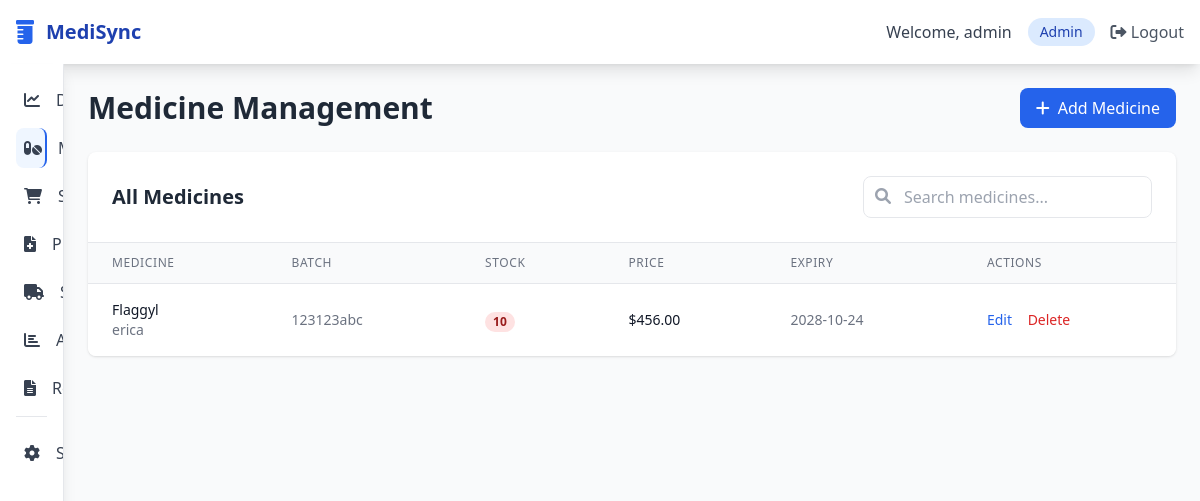
The app's page /medicines (signed in) with its own data.
### models.py (models this page shows, shortened)
class User(UserMixin, db.Model):
    __tablename__ = 'users'
    id = db.Column(db.Integer, primary_key=True)
    username = db.Column(db.String(80), unique=True, nullable=False)
    email = db.Column(db.String(120), unique=True, nullable=False)
    password_hash = db.Column(db.String(128))
    role = db.Column(db.String(20), nullable=False)  # admin, pharmacist, cashier
    is_active = db.Column(db.Boolean, default=True)
    created_at = db.Column(db.DateTime, default=datetime.utcnow)
    last_login = db.Column(db.DateTime)
    def can_access_module(self, module):
        access_rules = {
            'admin': ['dashboard', 'medicines', 'sales', 'prescriptions', 'suppliers', 'analytics', 'reports', 'settings'],
            'pharmacist': ['dashboard', 'medicines', 'sales', 'prescriptions', 'reports'],
            'cashier': ['dashboard', 'sales']
        }
        return module in access_rules.get(self.role, [])

class Medicine(db.Model):
    id = db.Column(db.Integer, primary_key=True)
    name = db.Column(db.String(100), nullable=False)
    generic_name = db.Column(db.String(100))
    category = db.Column(db.String(50))
    batch_number = db.Column(db.String(50), unique=True)
    quantity = db.Column(db.Integer, nullable=False)
    price = db.Column(db.Float, nullable=False)
    cost_price = db.Column(db.Float)
    expiry_date = db.Column(db.Date, nullable=False)
    supplier_id = db.Column(db.Integer, db.ForeignKey('supplier.id'))
    barcode = db.Column(db.String(100))
    min_stock_level = db.Column(db.Integer, default=10)
    is_prescription_required = db.Column(db.Boolean, default=False)
    created_at = db.Column(db.DateTime, default=datetime.utcnow)
    updated_at = db.Column(db.DateTime, default=datetime.utcnow, onupdate=datetime.utcnow)
    supplier = db.relationship('Supplier', backref=db.backref('medicines', lazy=True))
    sales = db.relationship('SaleItem', backref='medicine', lazy=True)

### app.py (the view)
@app.route('/medicines')
@login_required
def medicines():
    if not current_user.can_access_module('medicines'):
        flash('Access denied', 'danger')
        return redirect(url_for('dashboard'))
    medicines_list = Medicine.query.all()
    return render_template('medicines/index.html', medicines=medicines_list)

### app.py (called while the page is built)
@login_manager.user_loader
def load_user(user_id):
    return User.query.get(int(user_id))

### templates/medicines/index.html (shortened to what this page needs)
{% extends "base.html" %}
{% block content %}
<div class="flex justify-between items-center mb-6">
    <h1 class="text-3xl font-bold text-gray-800">Medicine Management</h1>
    <a href="{{ url_for('add_medicine') }}" class="bg-blue-600 text-white px-4 py-2 rounded-lg hover:bg-blue-700 transition duration-200">
        <i class="fas fa-plus mr-2"></i>Add Medicine
    </a>
</div>
<div class="bg-white rounded-lg shadow overflow-hidden">
    <div class="p-6 border-b">
        <div class="flex justify-between items-center">
            <h2 class="text-xl font-semibold text-gray-800">All Medicines</h2>
            <div class="relative">
                <input type="text" placeholder="Search medicines..." class="pl-10 pr-4 py-2 border rounded-lg focus:outline-none focus:ring-2 focus:ring-blue-500">
                <i class="fas fa-search absolute left-3 top-3 text-gray-400"></i>
            </div>
        </div>
    </div>
    <div class="overflow-x-auto">
        <table class="min-w-full divide-y divide-gray-200">
            <thead class="bg-gray-50">
                <tr>
                    <th class="px-6 py-3 text-left text-xs font-medium text-gray-500 uppercase tracking-wider">Medicine</th>
                    <th class="px-6 py-3 text-left text-xs font-medium text-gray-500 uppercase tracking-wider">Batch</th>
                    <th class="px-6 py-3 text-left text-xs font-medium text-gray-500 uppercase tracking-wider">Stock</th>
                    <th class="px-6 py-3 text-left text-xs font-medium text-gray-500 uppercase tracking-wider">Price</th>
                    <th class="px-6 py-3 text-left text-xs font-medium text-gray-500 uppercase tracking-wider">Expiry</th>
                    <th class="px-6 py-3 text-left text-xs font-medium text-gray-500 uppercase tracking-wider">Actions</th>
                </tr>
            </thead>
            <tbody class="bg-white divide-y divide-gray-200">
                {% for medicine in medicines %}
                <tr>
                    <td class="px-6 py-4 whitespace-nowrap">
                        <div class="text-sm font-medium text-gray-900">{{ medicine.name }}</div>
                        <div class="text-sm text-gray-500">{{ medicine.generic_name }}</div>
                    </td>
                    <td class="px-6 py-4 whitespace-nowrap text-sm text-gray-500">{{ medicine.batch_number }}</td>
                    <td class="px-6 py-4 whitespace-nowrap">
                        <span class="px-2 inline-flex text-xs leading-5 font-semibold rounded-full
                            {% if medicine.quantity <= medicine.min_stock_level %}bg-red-100 text-red-800
                            {% else %}bg-green-100 text-green-800{% endif %}">
                            {{ medicine.quantity }}
                        </span>
                    </td>
                    <td class="px-6 py-4 whitespace-nowrap text-sm text-gray-900">${{ "%.2f"|format(medicine.price) }}</td>
                    <td class="px-6 py-4 whitespace-nowrap text-sm text-gray-500">{{ medicine.expiry_date }}</td>
                    <td class="px-6 py-4 whitespace-nowrap text-sm font-medium">
                        <button class="text-blue-600 hover:text-blue-900 mr-3">Edit</button>
                        <button class="text-red-600 hover:text-red-900">Delete</button>
                    </td>
                </tr>
                {% endfor %}
            </tbody>
        </table>
    </div>
</div>
{% endblock %}

### templates/base.html (shortened to what this page needs)
<!DOCTYPE html>
<html lang="en">
<head>
    <script src="https://cdn.tailwindcss.com"></script>
    <link href="https://cdnjs.cloudflare.com/ajax/libs/font-awesome/6.0.0/css/all.min.css" rel="stylesheet">
</head>
<body class="bg-gray-50">
    <nav class="bg-white shadow-lg">
        <div class="max-w-7xl mx-auto px-4">
            <div class="flex justify-between items-center h-16">
                <div class="flex items-center">
                    <i class="fas fa-prescription-bottle text-blue-600 text-2xl mr-3"></i>
                    <span class="text-xl font-bold text-blue-800">MediSync</span>
                </div>
                <div class="flex items-center space-x-4">
                    <span class="text-gray-700">Welcome, {{ current_user.username }}</span>
                    <span class="px-3 py-1 bg-blue-100 text-blue-800 rounded-full text-sm">{{ current_user.role|title }}</span>
                    <a href="{{ url_for('logout') }}" class="text-gray-600 hover:text-blue-600 transition duration-200">
                        <i class="fas fa-sign-out-alt"></i> Logout
                    </a>
                </div>
            </div>
        </div>
    </nav>
    <div class="flex">
        <div class="sidebar bg-white w-16 hover:w-64 h-screen shadow-lg overflow-hidden border-r border-gray-200">
            <div class="p-4">
                <ul class="space-y-2">
                    <li>
                        <a href="{{ url_for('dashboard') }}" class="menu-item flex items-center p-2 text-gray-700 hover:bg-blue-50 rounded-lg ">
                            <i class="fas fa-chart-line w-8 text-center"></i>
                            <span class="ml-4 font-medium">Dashboard</span>
                        </a>
                    </li>
                    {% if current_user.role in ['admin', 'pharmacist'] %}
                    <li>
                        <a href="{{ url_for('medicines') }}" class="menu-item flex items-center p-2 text-gray-700 hover:bg-blue-50 rounded-lg {% if request.endpoint.startswith('medicine') %}bg-blue-50 text-blue-600 border-r-2 border-blue-600{% endif %}">
                            <i class="fas fa-pills w-8 text-center"></i>
                            <span class="ml-4 font-medium">Medicines</span>
                        </a>
                    </li>
                    {% endif %}
                    <li>
                        <a href="{{ url_for('sales') }}" class="menu-item flex items-center p-2 text-gray-700 hover:bg-blue-50 rounded-lg ">
                            <i class="fas fa-shopping-cart w-8 text-center"></i>
                            <span class="ml-4 font-medium">Sales</span>
                        </a>
                    </li>
                    {% if current_user.role in ['admin', 'pharmacist'] %}
                    <li>
                        <a href="{{ url_for('prescriptions') }}" class="menu-item flex items-center p-2 text-gray-700 hover:bg-blue-50 rounded-lg ">
                            <i class="fas fa-file-medical w-8 text-center"></i>
                            <span class="ml-4 font-medium">Prescriptions</span>
                        </a>
                    </li>
                    {% endif %}
                    {% if current_user.role == 'admin' %}
                    <li>
                        <a href="{{ url_for('suppliers') }}" class="menu-item flex items-center p-2 text-gray-700 hover:bg-blue-50 rounded-lg ">
                            <i class="fas fa-truck w-8 text-center"></i>
                            <span class="ml-4 font-medium">Suppliers</span>
                        </a>
                    </li>
                    {% endif %}
                    {% if current_user.role == 'admin' %}
                    <li>
                        <a href="#analytics" class="menu-item flex items-center p-2 text-gray-700 hover:bg-blue-50 rounded-lg">
                            <i class="fas fa-chart-bar w-8 text-center"></i>
                            <span class="ml-4 font-medium">Analytics</span>
                        </a>
                    </li>
                    {% endif %}
                    {% if current_user.role in ['admin', 'pharmacist'] %}
                    <li>
                        <a href="#reports" class="menu-item flex items-center p-2 text-gray-700 hover:bg-blue-50 rounded-lg">
                            <i class="fas fa-file-alt w-8 text-center"></i>
                            <span class="ml-4 font-medium">Reports</span>
                        </a>
                    </li>
                    {% endif %}
                    {% if current_user.role == 'admin' %}
                    <li class="pt-4 mt-4 border-t border-gray-200">
                        <a href="#settings" class="menu-item flex items-center p-2 text-gray-700 hover:bg-blue-50 rounded-lg">
                            <i class="fas fa-cog w-8 text-center"></i>
                            <span class="ml-4 font-medium">Settings</span>
                        </a>
                    </li>
                    {% endif %}
                </ul>
            </div>
        </div>
        <main class="flex-1 p-6 overflow-auto">
            {% block content %}{% endblock %}
        </main>
    </div>
</body>
</html>

### templates/base.html (style rules this page uses)
.sidebar { transition: width 0.3s; }
.menu-item { transition: all 0.2s; }

### records on screen
User: username "admin", role "Admin"
Medicine: name "Flaggyl", generic_name "erica", batch_number "123123abc", quantity "10", price "456.00", expiry_date "2028-10-24"
